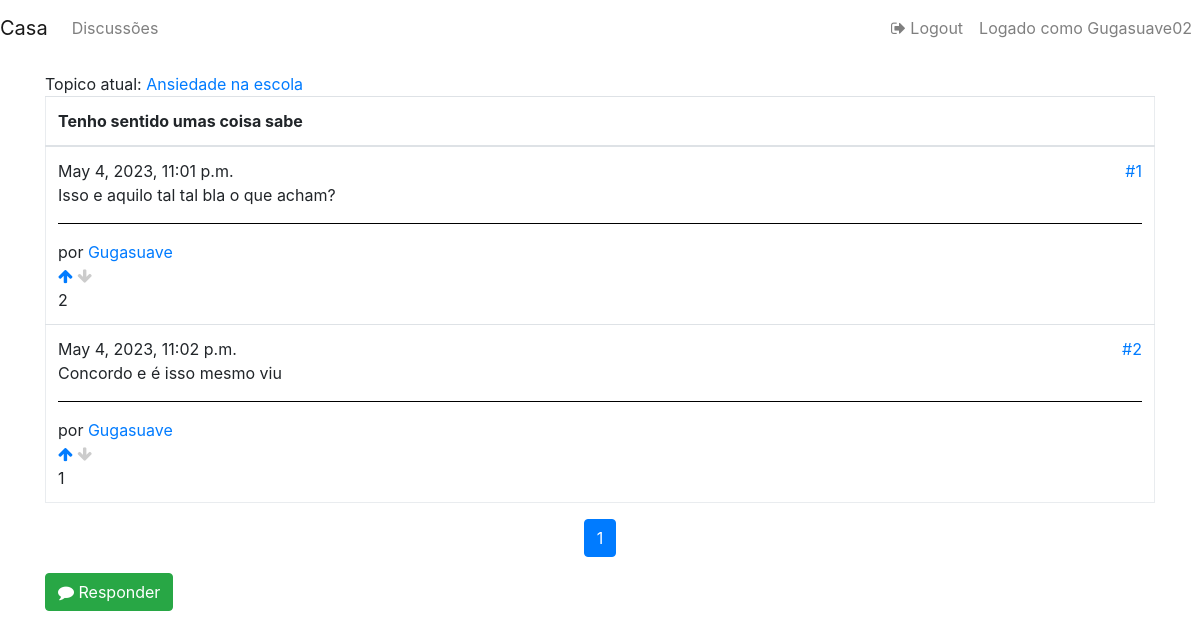
The app's page /forumapp/forum/26/thread/62 (signed in) with its own data.
### forumapp/models.py (models this page shows, shortened)
class Forum(models.Model):
    name = models.CharField(max_length=30, unique=True)
    description = models.TextField(max_length=200)
    section = models.ForeignKey(
        ForumSection,
        null=True,
        on_delete=models.CASCADE
    )

class Thread(models.Model):
    name = models.CharField(max_length=100)
    forum = models.ForeignKey(Forum, null=True, on_delete=models.CASCADE)
    pinned = models.BooleanField(default=False)
    def __str__(self):
        return self.name
    class Meta:
        permissions = [
            ('can_remove_any_thread', 'Can remove ANY thread.'),
            ('can_pin_threads', 'Can pin threads.')
        ]
        ordering = [
            'pinned'
        ]

class ThreadResponse(models.Model):
    thread = models.ForeignKey(Thread, null=True, on_delete=models.CASCADE)
    created_datetime = models.DateTimeField(null=True)
    responder = models.ForeignKey(User, null=True, on_delete=models.CASCADE)
    message = models.TextField(max_length=1000)
    edited = models.BooleanField(default=False)
    order_in_thread = models.PositiveIntegerField(default=1)
    class Meta:
        permissions = [('can_remove_any_response', 'Can remove ANY response.')]
        ordering = ['created_datetime']
    def __str__(self):
        return self.message

### forumapp/views.py (the view)
def thread_view(request, fpk, tpk):
    thread = Thread.objects.get(id=tpk)
    parent_forum = Forum.objects.get(id=fpk)
    response_list = ThreadResponse.objects.filter(
        thread=tpk,
        thread__forum=fpk
    ).order_by(
        'created_datetime'
    )
    can_delete_thread = response_list[0].responder == request.user or \
                        request.user.has_perm("forumapp.can_remove_any_thread")
    response_paginator = Paginator(
        response_list,
        10
    )
    page = request.GET.get('page')
    response_list = response_paginator.get_page(page)
    return render(
        request,
        'forumapp/thread.html',
        context={
            'thread': thread,
            'response_list': response_list,
            'forum': parent_forum,
            'can_delete_thread': can_delete_thread,
        }
    )

### forumapp/templatetags/forumapp_extras.py (called while the page is built)
@register.filter(name='can_remove_response')
def can_remove_response(response, user):
    return user == response.responder or \
           user.has_perm('forumapp.can_remove_any_response')

@register.filter(name='times')
def times(count):
    return ''.join([str(num) for num in range(1, count + 1)])

@register.filter(name='summarize_likes')
def summarize_likes(likes_dislikes):
    likes = likes_dislikes.filter(like=True).count()
    dislikes = likes_dislikes.filter(like=False).count()
    return likes - dislikes

@register.filter(name='voted_by_user')
def voted_by_user(likes_list, user):
    result = likes_list.filter(user=user)
    if result.count() == 0:
        return 0
    return 1 if result.first().like else -1

### forumapp/templates/forumapp/thread.html (shortened to what this page needs)
{% extends "forumapp/base.html" %}
{% load forumapp_extras %}
{% load static %}
{% block content %}
<div>Topico atual: <a href="{% url 'forum' forum.id %}">{{ forum.name }}</a></div>
{% if response_list %}
<table class="table forum-table">
    <thead>
    <tr>
        <th>{{ thread }}</th>
    </tr>
    </thead>
    <tbody>
    {% for response in response_list %}
    <tr>
        <td>
            <div>
                <span>{{ response.created_datetime }}</span>
                <a
                    id="{{ response.order_in_thread }}"
                    href="#{{ response.order_in_thread }}"
                    style="float: right"
                >#{{ response.order_in_thread }}
                </a>
            </div>
            <div>
                <span>{{ response }}</span>
            </div>
            <hr style="background: #000"/>
            por <a
                href="{% url 'user-view' response.responder.id %}"
            >{{ response.responder }}
            </a>
            <div>
                {% if request.user.is_authenticated %}
                {% with liked=response.likedislike_set.all|voted_by_user:request.user %}
                <a
                    href="javascript:vote('{% url 'like-dislike-post' response.thread.forum.id response.thread.id response.id 1 %}')"
                    class="fa fa-arrow-up {% if liked == 0 or liked == -1 %}gray-anchor{% endif %}"
                    id="up_{{ response.id }}"
                >
                </a>
                <a
                    href="javascript:vote('{% url 'like-dislike-post' response.thread.forum.id response.thread.id response.id 0 %}')"
                    class="fa fa-arrow-down {% if liked == 0 or liked == 1 %}gray-anchor{% endif %}"
                    id="down_{{ response.id }}"
                >
                </a>
                {% endwith %}
                {% endif %}
            </div>
            <div id="likes_{{ response.id }}">
                {{ response.likedislike_set.all|summarize_likes }}
            </div>
        </td>
    </tr>
    {% endfor %}
    </tbody>
</table>
{% else %}
<div>O tópico solicitado não existe neste fórum.</div>
{% endif %}
<nav aria-label="...">
    <ul class="pagination justify-content-center">
        {% for i in response_list.paginator.num_pages|times %}
        {% if response_list.number|stringformat:"i" == i %}
        <li class="page-item active">
            <span class="page-link">{{ i }}</span>
        </li>
        {% endif %}
        {% endfor %}
    </ul>
</nav>
<a
    href="{% url 'respond-thread' thread.forum.id thread.id %}"
    class="btn btn-success"
    role="button"
>
    <span class="fa fa-comment"></span>
    Responder
</a>
{% endblock %}

### forumapp/templates/forumapp/base.html (shortened to what this page needs)
<!doctype html>
<html>
<head>
    {% load static %}
    <link
        rel="stylesheet"
        type="text/css"
         href="{% static 'forumapp/css/style.css' %}"
    />
    <link
        rel="stylesheet"
        href="https://maxcdn.bootstrapcdn.com/bootstrap/4.0.0-beta.2/css/bootstrap.min.css"
    >
    <link
        rel="stylesheet"
        href="{% static 'forumapp/css/font-awesome.min.css' %}"
    >
</head>
<body>
<nav class="navbar navbar-expand-lg navbar-light px-0">
    <a class="navbar-brand" href="{% url 'index' %}">Casa</a>
    <div class="collapse navbar-collapse" id="collapsibleNavbar">
        <ul class="navbar-nav">
            <li class="nav-item">
                <a class="nav-link" href="{% url 'forums' %}">Discussões</a>
            </li>
        </ul>
        <ul class="navbar-nav ml-auto">
            <li class="nav-item">
                {% if user.is_authenticated %}
                <a
                    class="nav-link"
                    href="{% url 'logout' %}"
                >
                    <span class="fa fa-sign-out"></span>
                    Logout</a>
                {% endif %}
            </li>
            {% if user.is_authenticated %}
            <li class="nav-item">
                <a
                    class="nav-link"
                    href="{% url 'user-view' user.pk %}"
                >Logado como {{ user }}
                </a>
            </li>
            {% endif %}
        </ul>
    </div>
</nav>
<div class="container">
    {% block content %}
    {% endblock %}
</div>
</body>
</html>

### forumapp/static/forumapp/css/style.css (style rules this page uses)
.forum-table { table-layout: fixed; border-collapse: collapse; border: 1px solid #e9ecef; }
nav { margin-bottom: 1rem; }
body { padding-bottom: 2rem; }
a.gray-anchor:link { color: #ccc; }

### records on screen
Forum: name "Ansiedade na escola"
Thread: name "Tenho sentido umas coisa sabe"
ThreadResponse: created_datetime "May 4, 2023, 11:01 p.m.", order_in_thread "1", message "Isso e aquilo tal tal bla o que acham?", responder "Gugasuave", likedislike_set.all|summarize_likes "2"
ThreadResponse: created_datetime "May 4, 2023, 11:02 p.m.", order_in_thread "2", message "Concordo e é isso mesmo viu", responder "Gugasuave", likedislike_set.all|summarize_likes "1"

### other values on screen
{{ user }} "Gugasuave02"
{{ i }} "1"
